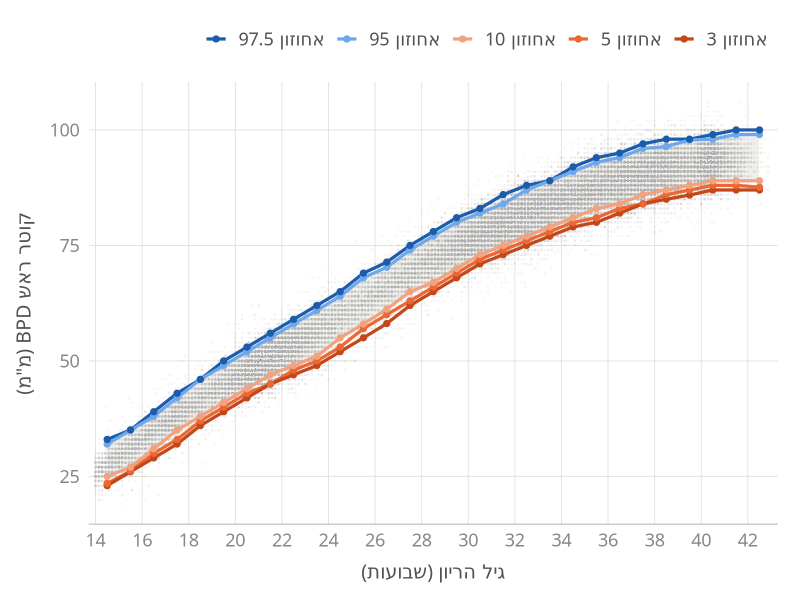
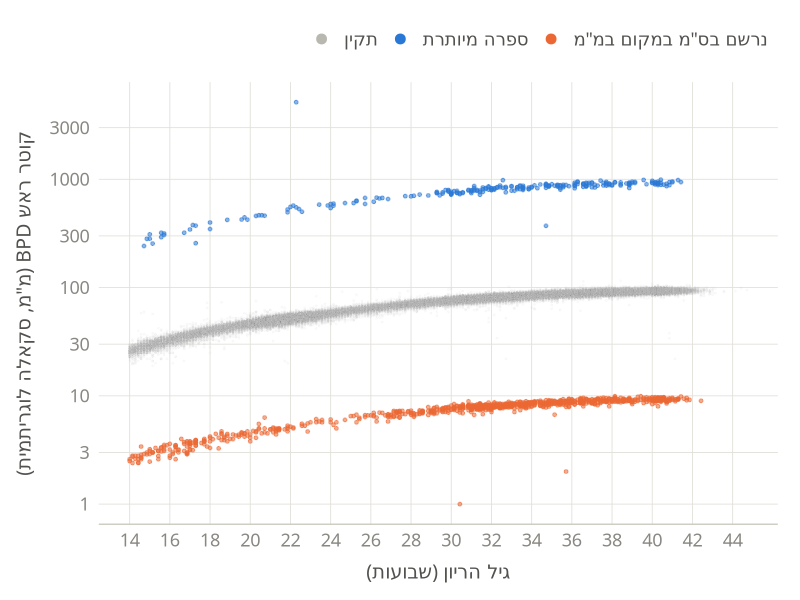
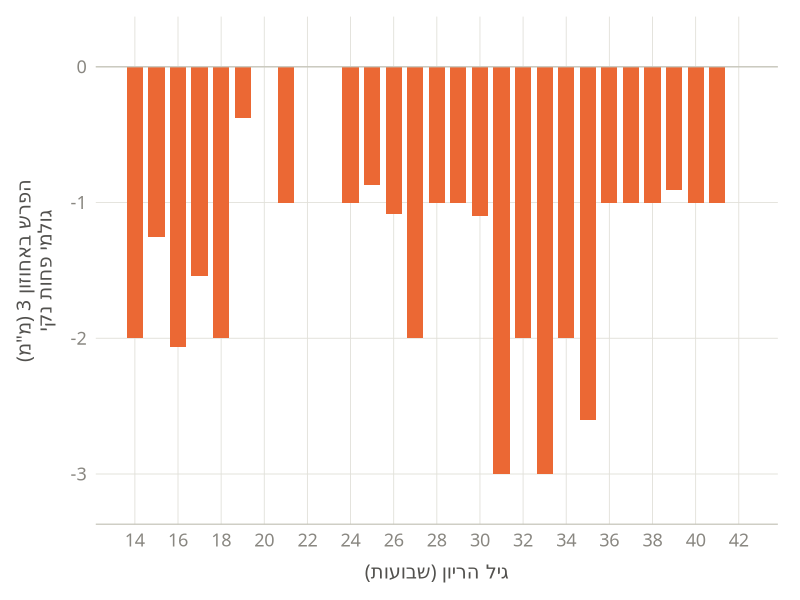
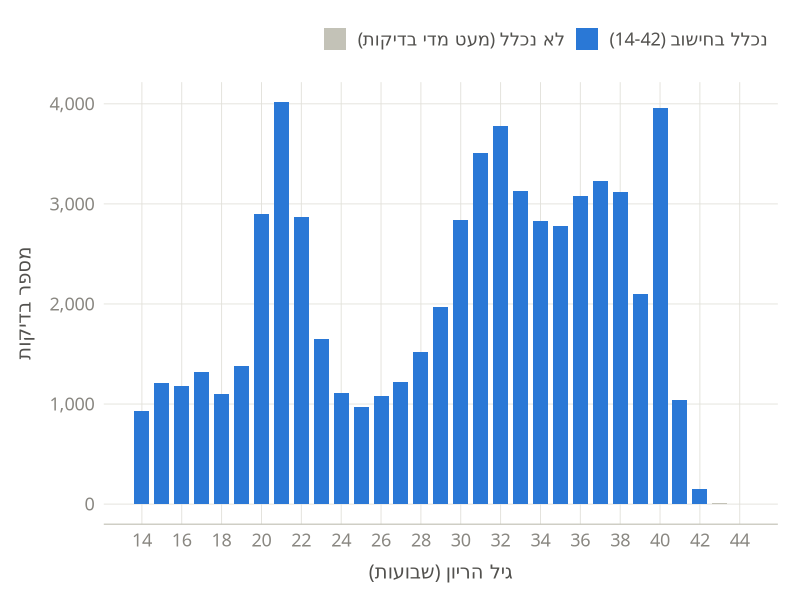

The R script that drew these images, in order:
# =============================================================================
# שבוע 1 - שלב 4: גרפים מעוצבים להצגה למתייעץ (מדד BPD)
# Week 1 - Step 4: presentation-quality charts
#
# כל הגרפים באותו סגנון: רקע לבן, קווי רשת עדינים, טקסט בעברית,
# צבעים קבועים - כתום לאחוזונים הנמוכים (עובר קטן), כחול לגבוהים (עובר גדול).
# בגרפים אין כותרת - הכותרת תופיע בשקף עצמו.
# הרצה: Rscript week1/04_visuals.R  (מתוך תיקיית lab)
# =============================================================================

library(ggplot2)

dir.create("week1/output/visuals", showWarnings = FALSE)

# --- הגדרות עיצוב משותפות ---------------------------------------------------
FONT  <- "Arial Hebrew"
INK   <- "#0b0b0b"   # טקסט ראשי
INK2  <- "#52514e"   # טקסט משני
MUTED <- "#898781"   # צירים
GRID  <- "#e1e0d9"   # קווי רשת
POINT <- "#b9b8b0"   # נקודות הנתונים
ORANGE <- "#eb6834"  # אחוזונים נמוכים
BLUE   <- "#2a78d6"  # אחוזונים גבוהים

# צבע לכל אחוזון: ככל שהאחוזון קיצוני יותר - הצבע כהה יותר
pct_colours <- c(P3 = "#c4471a", P5 = ORANGE, P10 = "#f3a27f",
                 P95 = "#6da7ec", "P97.5" = "#1c5cab")
pct_labels  <- c(P3 = "אחוזון 3", P5 = "אחוזון 5", P10 = "אחוזון 10",
                 P95 = "אחוזון 95", "P97.5" = "אחוזון 97.5")

theme_deck <- function() {
  theme_minimal(base_family = FONT, base_size = 15) +
    theme(
      text = element_text(colour = INK2),
      axis.text = element_text(colour = MUTED, size = 13),
      axis.title = element_text(colour = INK2, size = 14),
      axis.title.x = element_text(margin = margin(t = 10)),
      axis.title.y = element_text(margin = margin(r = 10)),
      panel.grid.major = element_line(colour = GRID, linewidth = 0.3),
      panel.grid.minor = element_blank(),
      axis.line.x = element_line(colour = "#c3c2b7", linewidth = 0.4),
      legend.position = "top",
      legend.justification = "right",
      legend.text = element_text(colour = INK2, size = 13),
      legend.title = element_blank(),
      plot.background = element_rect(fill = "white", colour = NA),
      plot.margin = margin(12, 16, 12, 12)
    )
}

save_chart <- function(p, name, width = 11, height = 6) {
  ggsave(file.path("week1/output/visuals", name), p, width = width, height = height,
         dpi = 200, device = ragg::agg_png, bg = "white")
}

x_weeks <- scale_x_continuous(breaks = seq(14, 42, 2), limits = c(14, 43),
                              expand = expansion(mult = c(0.01, 0.01)))
lab_week <- "גיל הריון (שבועות)"
lab_bpd  <- "קוטר ראש BPD (מ\"מ)"

# --- נתונים -----------------------------------------------------------------
labels <- c("P3", "P5", "P10", "P95", "P97.5")

raw   <- read.csv("week1/output/bpd_raw.csv")
clean <- read.csv("week1/output/bpd_clean.csv")
clean <- clean[clean$week %in% 14:42, ]
emp_clean <- read.csv("week1/output/03_empirical_clean.csv")
emp_raw   <- read.csv("week1/output/03_empirical_raw.csv")

# האחוזונים האמפיריים משלב 3, מצוירים באמצע כל שבוע (למשל שבוע 20 = 20.5)
emp_long <- do.call(rbind, lapply(labels, function(l)
  data.frame(pregweek = emp_clean$week + 0.5, percentile = l, bpd = emp_clean[[l]])))
emp_long$percentile <- factor(emp_long$percentile, levels = rev(labels))

# =============================================================================
# גרף 1: עקומות האחוזונים - הגרף המרכזי למתייעץ
# =============================================================================
band <- data.frame(pregweek = emp_clean$week + 0.5,
                   lo = emp_clean$P10, hi = emp_clean$P95)   # בין אחוזון 10 לאחוזון 95
p1 <- ggplot() +
  geom_ribbon(data = band, aes(pregweek, ymin = lo, ymax = hi), fill = "#f1f0ec") +
  geom_point(data = clean, aes(pregweek, bpd), colour = POINT, alpha = 0.06, size = 0.35) +
  geom_line(data = emp_long, aes(pregweek, bpd, colour = percentile), linewidth = 1.1) +
  geom_point(data = emp_long, aes(pregweek, bpd, colour = percentile), size = 1.8) +
  scale_colour_manual(values = pct_colours, labels = pct_labels) +
  x_weeks + labs(x = lab_week, y = lab_bpd) +
  theme_deck()
save_chart(p1, "04_growth_chart.png")

# =============================================================================
# גרף 2: מה מצאנו בנתונים הגולמיים - שלושה "פסים"
# =============================================================================
raw$type <- "תקין"
raw$type[raw$bpd < 10]  <- "נרשם בס\"מ במקום במ\"מ"
raw$type[raw$bpd > 120] <- "ספרה מיותרת"
raw$type <- factor(raw$type, levels = c("תקין", "ספרה מיותרת", "נרשם בס\"מ במקום במ\"מ"))
p3 <- ggplot(raw, aes(pregweek, bpd, colour = type)) +
  geom_point(data = raw[raw$type == "תקין", ], alpha = 0.05, size = 0.4) +
  geom_point(data = raw[raw$type != "תקין", ], alpha = 0.55, size = 1) +
  scale_colour_manual(values = c(POINT, BLUE, ORANGE)) +
  scale_y_log10(breaks = c(1, 3, 10, 30, 100, 300, 1000, 3000)) +
  scale_x_continuous(breaks = seq(14, 44, 2)) +
  guides(colour = guide_legend(override.aes = list(alpha = 1, size = 3))) +
  labs(x = lab_week, y = "קוטר ראש BPD (מ\"מ, סקאלה לוגריתמית)") +
  theme_deck()
save_chart(p3, "04_raw_errors.png")

# =============================================================================
# גרף 3: השפעת הניקוי על אחוזון 3 - כמה מ"מ "יורדים" בלי ניקוי
# =============================================================================
diff <- data.frame(week = emp_clean$week, d = emp_raw$P3 - emp_clean$P3)
p4 <- ggplot(diff, aes(week, d)) +
  geom_col(fill = ORANGE, width = 0.75) +
  geom_hline(yintercept = 0, colour = "#c3c2b7", linewidth = 0.4) +
  scale_x_continuous(breaks = seq(14, 42, 2)) +
  scale_y_continuous(breaks = seq(-3, 0, 1), limits = c(-3.2, 0.2)) +
  labs(x = lab_week, y = "הפרש באחוזון 3 (מ\"מ)\nגולמי פחות נקי") +
  theme_deck()
save_chart(p4, "04_cleaning_effect_P3.png", height = 4.5)

# =============================================================================
# גרף 4: כמה בדיקות יש בכל שבוע
# =============================================================================
n_week <- as.data.frame(table(week = floor(raw$pregweek)))
n_week$week <- as.numeric(as.character(n_week$week))
n_week$used <- ifelse(n_week$week <= 42, "נכלל בחישוב (14-42)", "לא נכלל (מעט מדי בדיקות)")
p5 <- ggplot(n_week, aes(week, Freq, fill = used)) +
  geom_col(width = 0.75) +
  scale_fill_manual(values = c("נכלל בחישוב (14-42)" = BLUE,
                               "לא נכלל (מעט מדי בדיקות)" = "#c3c2b7")) +
  scale_x_continuous(breaks = seq(14, 44, 2)) +
  scale_y_continuous(labels = scales::comma) +
  labs(x = lab_week, y = "מספר בדיקות") +
  theme_deck()
save_chart(p5, "04_n_per_week.png", height = 4.5)

cat("Saved charts to week1/output/visuals/\n")
